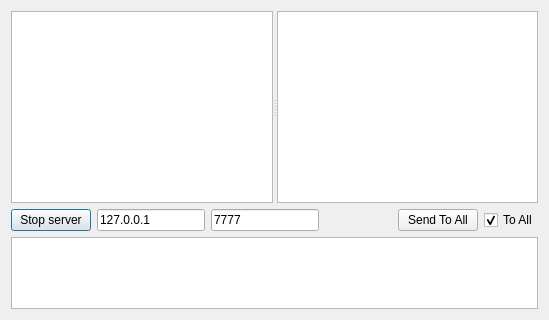
<?xml version="1.0" encoding="UTF-8"?>
<ui version="4.0">
 <class>Dialog</class>
 <widget class="QDialog" name="Dialog">
  <property name="geometry">
   <rect>
    <x>0</x>
    <y>0</y>
    <width>549</width>
    <height>320</height>
   </rect>
  </property>
  <property name="windowTitle">
   <string>Lab2 server</string>
  </property>
  <layout class="QVBoxLayout" name="verticalLayout">
   <item>
    <widget class="QSplitter" name="splitter">
     <property name="orientation">
      <enum>Qt::Horizontal</enum>
     </property>
     <widget class="QListWidget" name="lwLog">
      <property name="sizePolicy">
       <sizepolicy hsizetype="Expanding" vsizetype="Expanding">
        <horstretch>0</horstretch>
        <verstretch>0</verstretch>
       </sizepolicy>
      </property>
      <property name="selectionRectVisible">
       <bool>false</bool>
      </property>
     </widget>
     <widget class="QListWidget" name="lwUsers">
      <property name="sizePolicy">
       <sizepolicy hsizetype="Minimum" vsizetype="Fixed">
        <horstretch>0</horstretch>
        <verstretch>0</verstretch>
       </sizepolicy>
      </property>
      <property name="selectionMode">
       <enum>QAbstractItemView::MultiSelection</enum>
      </property>
      <property name="sortingEnabled">
       <bool>true</bool>
      </property>
     </widget>
    </widget>
   </item>
   <item>
    <layout class="QHBoxLayout" name="horizontalLayout">
     <item>
      <widget class="QPushButton" name="pbStartStop">
       <property name="text">
        <string>Stop server</string>
       </property>
       <property name="checkable">
        <bool>true</bool>
       </property>
       <property name="checked">
        <bool>false</bool>
       </property>
      </widget>
     </item>
     <item>
      <widget class="QLineEdit" name="leHost">
       <property name="text">
        <string>127.0.0.1</string>
       </property>
      </widget>
     </item>
     <item>
      <widget class="QLineEdit" name="lePort">
       <property name="text">
        <string>7777</string>
       </property>
      </widget>
     </item>
     <item>
      <spacer name="horizontalSpacer">
       <property name="orientation">
        <enum>Qt::Horizontal</enum>
       </property>
       <property name="sizeHint" stdset="0">
        <size>
         <width>40</width>
         <height>20</height>
        </size>
       </property>
      </spacer>
     </item>
     <item>
      <widget class="QPushButton" name="pbSend">
       <property name="text">
        <string>Send To All</string>
       </property>
      </widget>
     </item>
     <item>
      <widget class="QCheckBox" name="cbToAll">
       <property name="text">
        <string>To All</string>
       </property>
       <property name="shortcut">
        <string/>
       </property>
       <property name="checked">
        <bool>true</bool>
       </property>
       <property name="tristate">
        <bool>false</bool>
       </property>
      </widget>
     </item>
    </layout>
   </item>
   <item>
    <layout class="QHBoxLayout" name="horizontalLayout_2">
     <item>
      <widget class="QPlainTextEdit" name="pteMessage">
       <property name="plainText">
        <string/>
       </property>
      </widget>
     </item>
    </layout>
   </item>
  </layout>
 </widget>
 <layoutdefault spacing="6" margin="11"/>
 <resources/>
 <connections/>
</ui>
